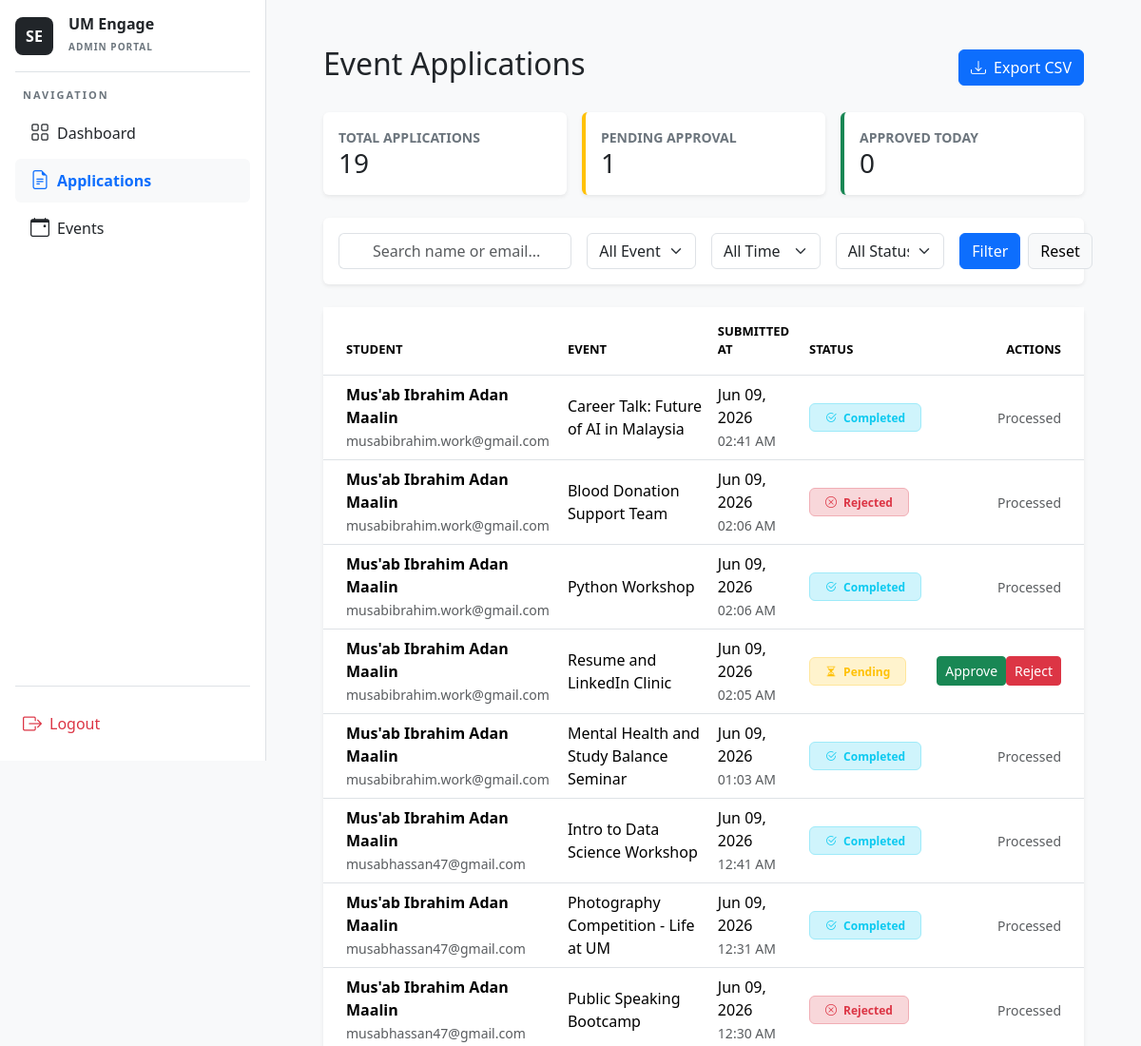
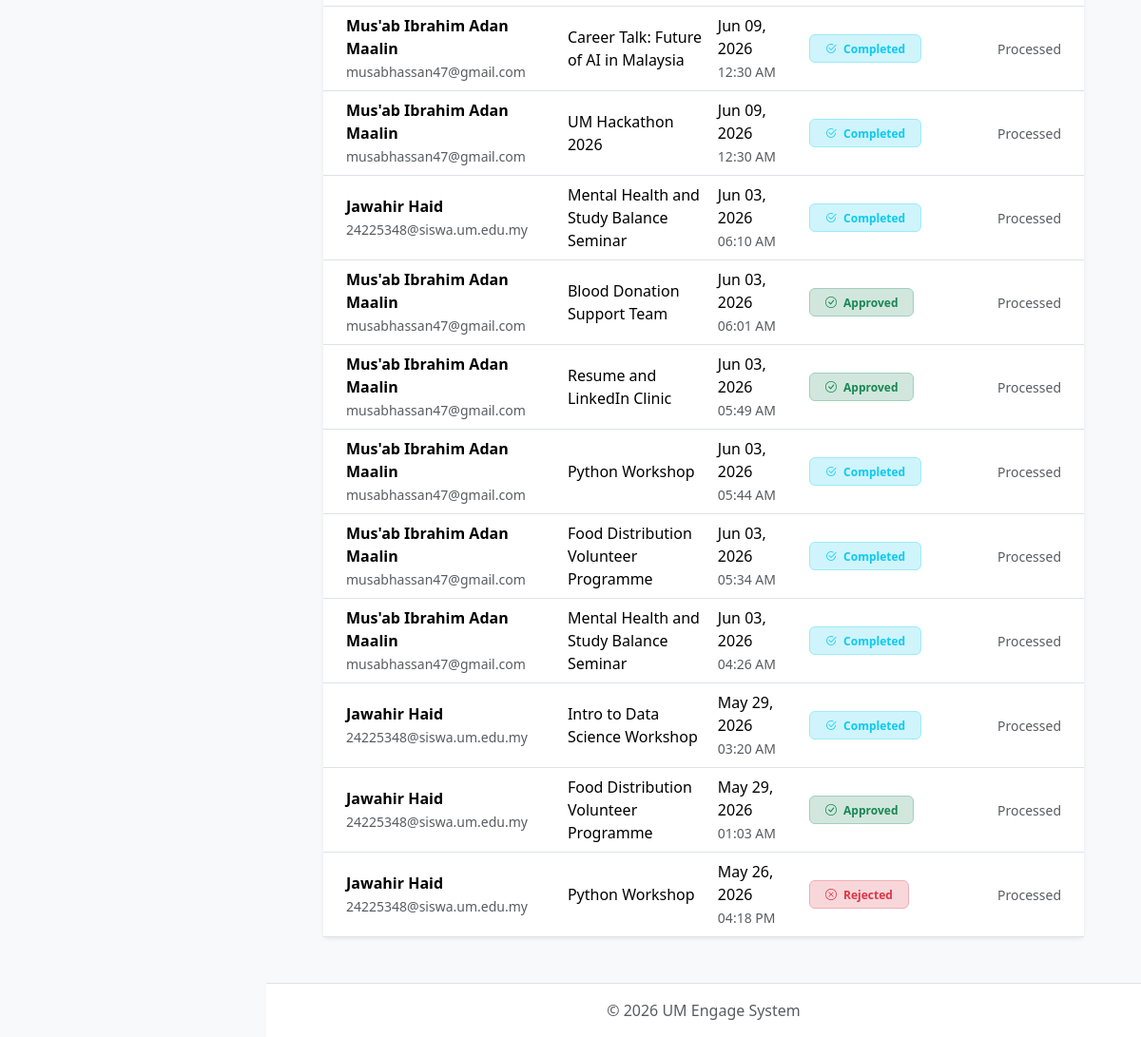
/admin-applications/ (signed in), run on the app's committed database (2 pictures, top to bottom).
### core/models.py (models this page shows, shortened)
class Application(models.Model):
    APP_STATUS_CHOICES = [
        ('Pending', 'Pending'),
        ('Approved', 'Approved'),
        ('Completed', 'Completed'),
        ('Rejected', 'Rejected'),
    ]
    application_event = models.ForeignKey(Event, on_delete=models.CASCADE, related_name='applications')
    application_applicant = models.ForeignKey(User, on_delete=models.CASCADE, related_name='submitted_applications')
    event_ID = models.ForeignKey('Event', on_delete=models.CASCADE, null=True, blank=True)
    application_status = models.CharField(
        max_length=20,
        choices=APP_STATUS_CHOICES,
        default='Pending'
    )
    application_statement = models.TextField(blank=True, null=True)
    application_applied_on = models.DateTimeField(auto_now_add=True)
    attended = models.BooleanField(default=False)
    certificate = models.FileField(upload_to='certificates/', blank=True, null=True)

class Event(models.Model):
    APPROVAL_CHOICES = [
        ('Pending', 'Pending'),
        ('Approved', 'Approved'),
        ('Rejected', 'Rejected'),
    ]
    event_organizer = models.ForeignKey(User, on_delete=models.CASCADE, related_name='events')
    event_title = models.CharField(max_length=200)
    event_description = models.TextField()
    event_date = models.DateField()
    event_location = models.CharField(max_length=255)
    event_approval_status = models.CharField(
        max_length=20,
        choices=APPROVAL_CHOICES,
        default='Pending'
    )
    event_created_at = models.DateTimeField(auto_now_add=True)
    event_image = models.ImageField(upload_to='event_images/', blank=True, null=True)
    points_awarded = models.IntegerField(default=0)
    skill_tags = models.ManyToManyField('core.SkillTag', blank=True, related_name='events')
    event_capacity = models.PositiveIntegerField(
        default=0,
        help_text="Maximum number of attendees allowed"
    )
    event_category = models.CharField(max_length=100, default='General')

### core/views.py (the view)
# urls.py: path('admin-applications/', views.admin_applications, name='admin_applications'),
@admin_required
@never_cache
def admin_applications(request):
    today_date = timezone.now().date()
    search_query = request.GET.get('search', '')
    event_filter = request.GET.get('event', '')
    status_filter = request.GET.get('status', '')
    date_filter = request.GET.get('date_filter', '')
    applications = Application.objects.all().select_related('application_applicant', 'event_ID')
    local_now = timezone.now()
    start_of_day = local_now.replace(hour=0, minute=0, second=0, microsecond=0)
    end_of_day = local_now.replace(hour=23, minute=59, second=59, microsecond=999999)
    if search_query:
        applications = applications.filter(
            Q(application_applicant__username__icontains=search_query) |
            Q(application_applicant__email__icontains=search_query) |
            Q(application_applicant__first_name__icontains=search_query)
        )
    if event_filter:
        applications = applications.filter(event_ID_id=event_filter)
    if status_filter:
        applications = applications.filter(application_status=status_filter)
    if date_filter == 'today':
        now = timezone.now()
        start_of_day = now.replace(hour=0, minute=0, second=0, microsecond=0)
        end_of_day = now.replace(hour=23, minute=59, second=59, microsecond=999999)
        applications = applications.filter(application_applied_on__range=(start_of_day, end_of_day))
    elif date_filter == 'week':
        last_week = today_date - timedelta(days=7)
        applications = applications.filter(application_applied_on__date__gte=last_week)
    context = {
        'applications': applications.order_by('-application_applied_on'),
        'events': Event.objects.all(),
        'total_count': Application.objects.count(),
        'pending_count': Application.objects.filter(application_status='Pending').count(),
        'approved_today_count': Application.objects.filter(
            application_status='Approved',
            application_applied_on__range=(start_of_day, end_of_day)
        ).count(),
    }
    return render(request, 'admin_applications.html', context)

### core/Template/admin_applications.html (shortened to what this page needs)
{% extends "admin_base.html" %}
{% block content %}
<main class="flex-grow-1 p-4">
      <div class="container-fluid">
        <div class="d-flex justify-content-between align-items-center mb-4">
<h2>Event Applications</h2>
          <a href="{% url 'export_applications_csv' %}" class="btn btn-primary">
    <i class="bi bi-download me-2"></i>Export CSV
</a>
        </div>
        <div class="row g-3 mb-4">
          <div class="col-md-4">
            <div class="card border-0 shadow-sm p-3">
              <small class="text-secondary fw-bold">TOTAL APPLICATIONS</small>
              <h3 class="mb-0">{{ total_count }}</h3>
            </div>
          </div>
          <div class="col-md-4">
            <div class="card border-0 shadow-sm p-3 border-start border-warning border-4">
              <small class="text-secondary fw-bold">PENDING APPROVAL</small>
              <h3 class="mb-0">{{ pending_count }}</h3>
            </div>
          </div>
          <div class="col-md-4">
            <div class="card border-0 shadow-sm p-3 border-start border-success border-4">
              <small class="text-secondary fw-bold">APPROVED TODAY</small>
              <h3 class="mb-0">{{ approved_today_count }}</h3>
            </div>
          </div>
        </div>
        <div class="card border-0 shadow-sm mb-4">
  <div class="card-body">
    <form method="GET" action="{% url 'admin_applications' %}" class="row g-3">
      <div class="col-lg-4 col-md-12">
        <div class="input-group">
          <span class="input-group-text bg-white border-end-0"></span>
          <input type="text" name="search" class="form-control border-start-0" placeholder="Search name or email..." value="{{ request.GET.search }}">
        </div>
      </div>
      <div class="col-lg-2 col-md-4">
        <select name="event" class="form-select">
          <option value="">All Events</option>
        </select>
      </div>
      <div class="col-lg-2 col-md-4">
        <select name="date_filter" class="form-select">
          <option value="">All Time</option>
        </select>
      </div>
      <div class="col-lg-2 col-md-4">
        <select name="status" class="form-select">
          <option value="">All Status</option>
        </select>
      </div>
      <div class="col-lg-2 col-md-12 d-flex gap-2">
        <button type="submit" class="btn btn-primary w-100">Filter</button>
        <a href="{% url 'admin_applications' %}" class="btn btn-light border w-100">Reset</a>
      </div>
    </form>
  </div>
</div>
<div class="card border-0 shadow-sm">
  <div class="table-responsive">
    <table class="table table-hover align-middle mb-0">
      <thead class="bg-light">
        <tr class="text-secondary" style="font-size: 13px;">
          <th class="ps-4 py-3">STUDENT</th>
          <th class="py-3">EVENT</th>
          <th class="py-3">SUBMITTED AT</th>
          <th class="py-3">STATUS</th>
          <th class="text-end pe-4 py-3">ACTIONS</th>
        </tr>
      </thead>
      <tbody>
      {% for app in applications %}
        <tr>
          <td class="ps-4">
            <div class="fw-bold">{{ app.application_applicant.get_full_name|default:app.application_applicant.username }}</div>
<small class="text-muted">{{ app.application_applicant.email }}</small>
          </td>
          <td>{{ app.event_ID.event_title }}</td>
          <td>
  <div>{{ app.application_applied_on|date:"M d, Y" }}</div>
  <small class="text-muted">{{ app.application_applied_on|time:"h:i A" }}</small>
</td>
         <td>
      {% if app.application_status == 'Pending' %}
        <span class="badge bg-warning-subtle text-warning border border-warning-subtle px-3 py-2">
          <i class="bi bi-hourglass-split me-1"></i> Pending
        </span>
      {% elif app.application_status == 'Approved' %}
        <span class="badge bg-success-subtle text-success border border-success-subtle px-3 py-2">
          <i class="bi bi-check-circle me-1"></i> Approved
        </span>
      {% elif app.application_status == 'Completed' %}
        <span class="badge bg-info-subtle text-info border border-info-subtle px-3 py-2">
          <i class="bi bi-check2-circle me-1"></i> Completed
        </span>
      {% else %}
        <span class="badge bg-danger-subtle text-danger border border-danger-subtle px-3 py-2">
          <i class="bi bi-x-circle me-1"></i> Rejected
        </span>
      {% endif %}
    </td>
          <td class="text-end pe-4">
            {% if app.application_status == 'Pending' %}
      <div class="btn-group">
    <form action="{% url 'update_application_status' app.id 'Approved' %}" method="POST">
        <button type="submit" class="btn btn-sm btn-success">Approve</button></i>
    </form>
    <form action="{% url 'update_application_status' app.id 'Rejected' %}" method="POST">
        <button type="submit" class="btn btn-danger btn-sm">Reject</button>
    </form>
      </div>
      {% else %}
      <span class="text-muted small">Processed</span>
      {% endif %}
    </td>
  </tr>
  {% empty %}
        <tr>
          <td colspan="5" class="text-center py-5 text-muted">No applications found.</td>
        </tr>
        {% endfor %}
      </tbody>
        </table>
      </div>
    </div>
  </div>
</main>
{% endblock %}

### data on the page
Application: application_applicant.get_full_name "Mus'ab Ibrahim Adan Maalin", application_applicant.email "musabibrahim.work@gmail.com", event_ID.event_title "Career Talk: Future of AI in Malaysia", application_applied_on "Jun 09, 2026", application_applied_on "02:41 AM", application_status "Completed" (drawn)
Application: application_applicant.get_full_name "Mus'ab Ibrahim Adan Maalin", application_applicant.email "musabibrahim.work@gmail.com", event_ID.event_title "Blood Donation Support Team", application_applied_on "Jun 09, 2026", application_applied_on "02:06 AM", application_status "Rejected" (drawn)
Application: application_applicant.get_full_name "Mus'ab Ibrahim Adan Maalin", application_applicant.email "musabibrahim.work@gmail.com", event_ID.event_title "Python Workshop", application_applied_on "Jun 09, 2026", application_applied_on "02:06 AM", application_status "Completed" (drawn)
Application: application_applicant.get_full_name "Mus'ab Ibrahim Adan Maalin", application_applicant.email "musabibrahim.work@gmail.com", event_ID.event_title "Resume and LinkedIn Clinic", application_applied_on "Jun 09, 2026", application_applied_on "02:05 AM", application_status "Pending" (drawn)
Application: application_applicant.get_full_name "Mus'ab Ibrahim Adan Maalin", application_applicant.email "musabibrahim.work@gmail.com", event_ID.event_title "Mental Health and Study Balance Seminar", application_applied_on "Jun 09, 2026", application_applied_on "01:03 AM", application_status "Completed" (drawn)
Application: application_applicant.get_full_name "Mus'ab Ibrahim Adan Maalin", application_applicant.email "musabhassan47@gmail.com", event_ID.event_title "Intro to Data Science Workshop", application_applied_on "Jun 09, 2026", application_applied_on "12:41 AM", application_status "Completed" (drawn)
Application: application_applicant.get_full_name "Mus'ab Ibrahim Adan Maalin", application_applicant.email "musabhassan47@gmail.com", event_ID.event_title "Photography Competition - Life at UM", application_applied_on "Jun 09, 2026", application_applied_on "12:31 AM", application_status "Completed" (drawn)
Application: application_applicant.get_full_name "Mus'ab Ibrahim Adan Maalin", application_applicant.email "musabhassan47@gmail.com", event_ID.event_title "Public Speaking Bootcamp", application_applied_on "Jun 09, 2026", application_applied_on "12:30 AM", application_status "Rejected" (drawn)
Application: application_applicant.get_full_name "Mus'ab Ibrahim Adan Maalin", application_applicant.email "musabhassan47@gmail.com", event_ID.event_title "Career Talk: Future of AI in Malaysia", application_applied_on "Jun 09, 2026", application_applied_on "12:30 AM", application_status "Completed" (drawn)
Application: application_applicant.get_full_name "Mus'ab Ibrahim Adan Maalin", application_applicant.email "musabhassan47@gmail.com", event_ID.event_title "UM Hackathon 2026", application_applied_on "Jun 09, 2026", application_applied_on "12:30 AM", application_status "Completed" (drawn)
Application: application_applicant.get_full_name "Jawahir Haid", application_applicant.email "24225348@siswa.um.edu.my", event_ID.event_title "Mental Health and Study Balance Seminar", application_applied_on "Jun 03, 2026", application_applied_on "06:10 AM", application_status "Completed" (drawn)
Application: application_applicant.get_full_name "Mus'ab Ibrahim Adan Maalin", application_applicant.email "musabhassan47@gmail.com", event_ID.event_title "Blood Donation Support Team", application_applied_on "Jun 03, 2026", application_applied_on "06:01 AM", application_status "Approved" (drawn)
Application: application_applicant.get_full_name "Mus'ab Ibrahim Adan Maalin", application_applicant.email "musabhassan47@gmail.com", event_ID.event_title "Resume and LinkedIn Clinic", application_applied_on "Jun 03, 2026", application_applied_on "05:49 AM", application_status "Approved" (drawn)
Application: application_applicant.get_full_name "Mus'ab Ibrahim Adan Maalin", application_applicant.email "musabhassan47@gmail.com", event_ID.event_title "Python Workshop", application_applied_on "Jun 03, 2026", application_applied_on "05:44 AM", application_status "Completed" (drawn)
Application: application_applicant.get_full_name "Mus'ab Ibrahim Adan Maalin", application_applicant.email "musabhassan47@gmail.com", event_ID.event_title "Food Distribution Volunteer Programme", application_applied_on "Jun 03, 2026", application_applied_on "05:34 AM", application_status "Completed" (drawn)
Application: application_applicant.get_full_name "Mus'ab Ibrahim Adan Maalin", application_applicant.email "musabhassan47@gmail.com", event_ID.event_title "Mental Health and Study Balance Seminar", application_applied_on "Jun 03, 2026", application_applied_on "04:26 AM", application_status "Completed" (drawn)
Application: application_applicant.get_full_name "Jawahir Haid", application_applicant.email "24225348@siswa.um.edu.my", event_ID.event_title "Intro to Data Science Workshop", application_applied_on "May 29, 2026", application_applied_on "03:20 AM", application_status "Completed" (drawn)
Application: application_applicant.get_full_name "Jawahir Haid", application_applicant.email "24225348@siswa.um.edu.my", event_ID.event_title "Food Distribution Volunteer Programme", application_applied_on "May 29, 2026", application_applied_on "01:03 AM", application_status "Approved" (drawn)
Application: application_applicant.get_full_name "Jawahir Haid", application_applicant.email "24225348@siswa.um.edu.my", event_ID.event_title "Python Workshop", application_applied_on "May 26, 2026", application_applied_on "04:18 PM", application_status "Rejected" (drawn)

### other printed values
{{ total_count }} "19"
{{ pending_count }} "1"
{{ approved_today_count }} "0"
